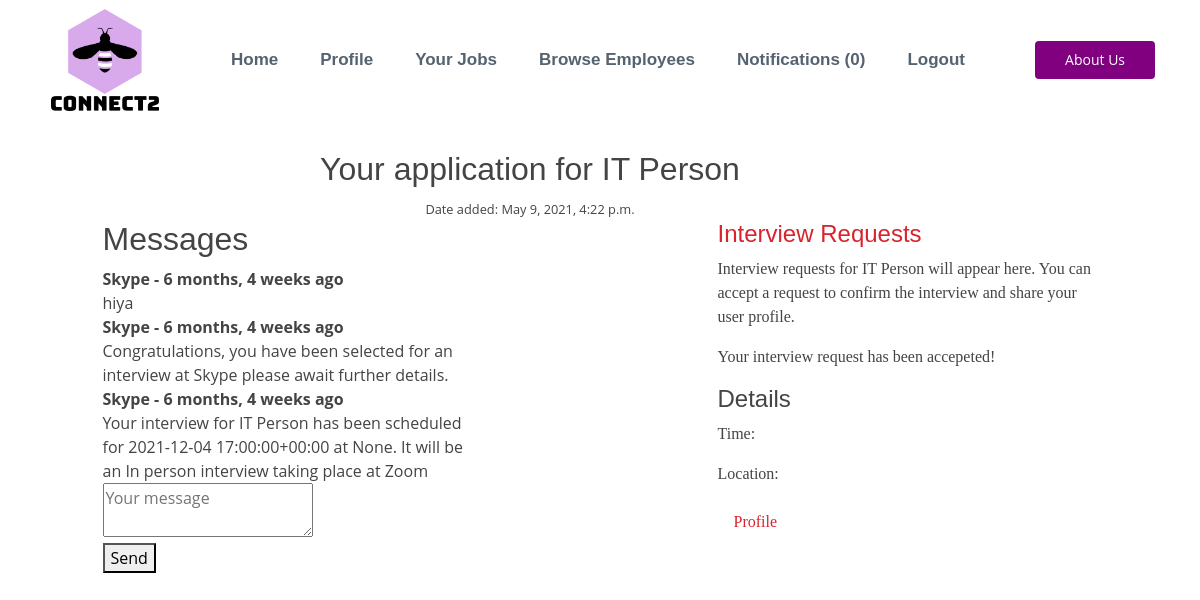
The page /application/8/4/ (signed in) on the database its author committed.
### account/models.py (models this page shows, shortened)
class Application(models.Model):
    STATUS = {
        ('applied', 'applied'),
        ('second round', 'second round'),
        ('interview', 'interview'),
        ('accepted', 'accepted'),
        ('rejected', 'rejected'),
    }
    candidate = models.ForeignKey(
        Employee, on_delete=models.CASCADE, related_name='candidates')
    job = models.ForeignKey(Job, on_delete=models.CASCADE)
    status = models.CharField(max_length=15, choices=STATUS)
    updated = models.DateTimeField(auto_now=True)
    created = models.DateTimeField(auto_now_add=True)
    score = models.IntegerField(null=True)
    cover_letter = models.TextField(
        null=True)
    person_type = models.CharField(max_length=15, null=True)
    job_type = models.CharField(max_length=15, null=True)
    match = models.BooleanField(default=False)
    favourited = models.BooleanField(default=False)
    interview = models.BooleanField(default=False)

class Job(models.Model):
    STATUS = (
        ('Open', 'Open'),
        ('Closed', 'Closed'),
        ('Interview', 'Interview'),
    )
    CONTRACT = (
        ('Full Time', 'Full Time'),
        ('Part Time', 'Part Time'),
    )
    WORK = (
        ('Office', 'Office'),
        ('Remote', 'Remote'),
    )
    LENGTH = (
        ('Permanent', 'Permanent'),
        ('Temporary', 'Temporary'),
    )
    employer = models.ForeignKey(
        Employer, null=True, on_delete=models.CASCADE)
    date_created = models.DateTimeField(auto_now_add=True, null=True)
    status = models.CharField(max_length=200, null=True, choices=STATUS)
    title = models.CharField(max_length=200)
    description_role = models.TextField(max_length=2000, null=True, blank=True)
    description_personality = models.TextField(
        max_length=200000, null=True, blank=True)
    contract = models.CharField(max_length=200, null=True, choices=CONTRACT)
    office_type = models.CharField(max_length=200, null=True, choices=WORK)
    length = models.CharField(max_length=200, null=True, choices=LENGTH)
    ideal_person = models.CharField(max_length=200, null=True)
    location = models.CharField(max_length=200, null=True)
    num_hires = models.IntegerField(null=True)
    enviornment = models.TextField(
        max_length=2000, null=True, blank=True)
    created = models.DateTimeField(auto_now_add=True)
    job_round = models.IntegerField(null=True, default=1)
    no_applicants = models.IntegerField(default=0, null=True)
    def __str__(self):
        return self.title

class ConversationMessage(models.Model):
    application = models.ForeignKey(
        Application, related_name='conversationmessages', on_delete=models.CASCADE)
    content = models.TextField()
    employer = models.ForeignKey(
        Employer, related_name='conversationmessages', on_delete=models.CASCADE, null=True)
    employee = models.ForeignKey(
        Employee, related_name='conversationmessages', on_delete=models.CASCADE, null=True)
    created_by = models.ForeignKey(
        User, related_name='conversationmessages', on_delete=models.CASCADE, null=True)
    created_at = models.DateTimeField(auto_now_add=True)
    class Meta:
        ordering = ['created_at']

class User(AbstractUser):
    is_employee = models.BooleanField(default=False)
    is_employer = models.BooleanField(default=False)

class Employee(models.Model):
    user = models.OneToOneField(User, on_delete=models.CASCADE)
    first_name = models.CharField(max_length=200, blank=True)
    last_name = models.CharField(max_length=200, blank=True)
    email = models.EmailField(max_length=200, blank=True)
    phone_number = models.CharField(max_length=200, blank=True)
    tag = models.TextField(max_length=200, blank=True)
    sector = models.CharField(max_length=200, blank=True)
    avatar = models.ImageField(default='avatar.jpg', upload_to='avatar_pics')
    county = models.CharField(max_length=200, blank=True)
    slug = models.SlugField(unique=True, blank=True)
    updated = models.DateTimeField(auto_now=True)
    created = models.DateTimeField(auto_now_add=True)
    title = models.CharField(max_length=200, blank=True)
    city = models.CharField(max_length=200, blank=True)
    personality_test = models.BooleanField(default=False)
    person_avatar = models.ImageField(
        default='owls.png', upload_to='avatar_pics')
    def __str__(self):
        return f"{self.user.username}-{self.created}"
    __initial_first_name = None
    __initial_last_name = None
    def __init__(self, *args, **kwargs):
        super().__init__(*args, **kwargs)
        self.__initial_first_name = self.first_name
        self.__initial_last_name = self.last_name

### employee/views.py (the view, shortened to what this page needs)
def view_application(request, id, pk):
    app = get_object_or_404(
        Application, id=id)
    employee = Employee.objects.filter(pk=app.candidate.pk)
    print(employee)
    print(employee)
    user = request.user
    test = Job.objects.get(pk=pk)
    context = {
        'app': app,
        'test': test,
        'employee': employee
    }
    if app.status == "Interview" or "Accepted" or "Rejected":
        interviewdetails = InterviewPlan.objects.get(application=app)
        print(interviewdetails.pk)
        context = {
            'interviewdetails': interviewdetails,
            'app': app,
            'test': test,
            'employee': employee
        }
    if request.user.is_employer:
        return render(request, 'employer/message.html', context)
    else:
        return render(request, 'employee/message.html', context)

### notifications/context_processors.py (called while the page is built)
def notifications(request):
    if request.user.is_authenticated:
        return {'notifications': request.user.notifications.filter(is_read=False)}
    else:
        return {'notifications': []}

### employer/templates/employer/message.html (shortened to what this page needs)
{% extends 'employer/core.html' %}
{% block content %}
<div class="container-fluid">
    <div class="row">
        <div class="col-md-12">
            <div class="row">
                <div class="row">
                    <div class="col-md-1">
                    </div>
                    <div class="col-md-3">
                    </div>
                </div>
                <div class="col-md-10 text-center">
                    <h2 class="subtitle">Your application for {{ app.job }}</h2>
                    <small>Date added: {{ app.created }}</small>
                </div>
                <div class="col-md-1">
                </div>
            </div>
        </div>
        <div class="row">
            <div class="col-md-1">
            </div>
            <div class="col-md-4">
                <h2 class="subtitle">Messages</h2>
                {% for message in app.conversationmessages.all %}
                <div class="notification">
                    <b>{{ message.created_by.username }} - {{ message.created_at|timesince }} ago</b><br>
                    {{ message.content }}
                </div>
                {% empty %}
                <p>No messages yet...</p>
                <hr>
                {% endfor %}
                <form method="post" action=".">
                    <div class="field">
                        <div class="control">
                            <textarea class="textarea" placeholder="Your message" name="content"
                                id="id_content"></textarea>
                        </div>
                    </div>
                    <div class="field">
                        <div class="control">
                            <button class="button is-success">Send</button>
                        </div>
                    </div>
                </form>
            </div>
            <div class="col-md-2">
            </div>
            <div class="col-md-4">
                <h4><a href="#">Interview Requests</a></h4>
                <p>Interview requests for {{ app.job }} will appear here. You can accept a request to confirm
                    the interview and share your user profile. </p>
                {% if app.status == "Open" %}
                <p> You have not requested an interview</p>
                {% else %}
                <p> Your interview request has been accepeted!</p>
                <h4> Details</h4>
                <p> Time: {{ x.date}}</p>
                <p> Location: {{ x.platform}}</p>
                {% for emp in employee %}
                <a class="nav-link"
                    href="{% url 'employerviewemp' xd=app.candidate.pk pl=interviewdetails.pk %}">Profile</a>
                {% endfor %}
                {% endif %}
            </div>
            <div class="col-md-1">
            </div>
        </div>
    </div>
</div>
</div>
{% endblock %}

### static/core.css (style rules this page uses)
p { font-family: Georgia; }
.nav-link { font-family: Georgia; }
body { font-family: "Open Sans", sans-serif; color: #444444; }
a { color: #d9232d; }
h1, h2, h3, h4, h5, h6 { font-family: "Raleway", sans-serif; }

### rows shown on the page
Application: job "IT Person", created "May 9, 2021, 4:22 p.m."
ConversationMessage: created_by.username "Skype", created_at "6 months, 4 weeks", content "hiya"
ConversationMessage: created_by.username "Skype", created_at "6 months, 4 weeks", content "Congratulations, you have been selected for an interview at Skype please await further details."
ConversationMessage: created_by.username "Skype", created_at "6 months, 4 weeks", content "Your interview for IT Person has been scheduled for 2021-12-04 17:00:00+00:00 at None. It will be an In person interview taking place at Zoom"

### other values the page prints
{{ notifications.count }} "0"
